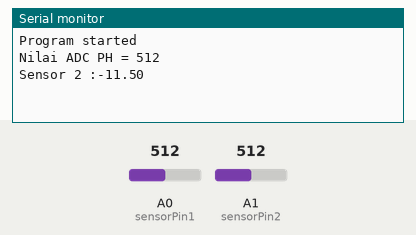
This sketch was run on a simulated Arduino Uno, built with avr-gcc and run on an emulated ATmega328P. Shown: the last lines printed to the serial monitor. Inputs (shaded band) come from the test bench; at power-on: A1 (sensorPin2) = 512, A0 (sensorPin1) = 512.

Above: at 15.8 s.
15.9 s: A1 (sensorPin2) set to 716
At 21.1 s:
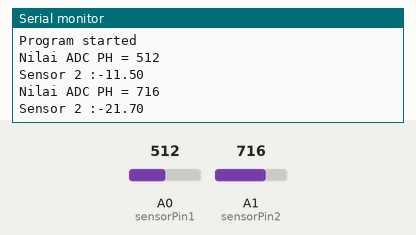
27.1 s: A1 (sensorPin2) set to 900
At 36.2 s:
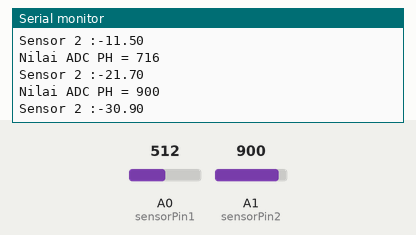

Measured:
- after the input at 15.9 s, the serial monitor: prints a new line after 4.1 s (image 1)
- after the input at 27.1 s, the serial monitor: prints a new line after 8.0 s (image 2)

The sketch:

Node_Sensor_1.ino
```cpp
#include <SoftwareSerial.h>
#include <ArduinoJson.h>

//Initialise Arduino to NodeMCU (2=Rx & 3=Tx)
//SoftwareSerial nodemcu(2, 3); // Menggunakan pin 2 dan pin 3 pada arduino
SoftwareSerial nodemcu(2, 3);

//Kelembaban Tanah
const int dry = 688;   //Nilai analog sensor di udara 987
const int wet = 78;
int sensorValue11;
int sensorValue ;
int sensorPin1 = A0;
int sensorValue1;

//Ph Tanah
int sensorPin2 = A1;
int analogph;
float sensorValue2 = 0;

void setup()
{
  Serial.begin(9600);
  nodemcu.begin(9600);
//  delay(1000);
  Serial.println("Program started");
//  pinMode(7,OUTPUT);
//  Serial.begin(9600);
 }

void loop() {

  const size_t capacity = JSON_OBJECT_SIZE(5);
  DynamicJsonBuffer jsonBuffer(capacity);

//  StaticJsonBuffer<1000> jsonBuffer; //Mengambil data
  JsonObject& data = jsonBuffer.createObject(); //Memisahkan data

  analog_func();

  //Data dari analog_func diberi nama
  data["analog1"] = sensorValue1;
  data["analog2"] = sensorValue2;
//  data["analog3"] = sensor_ph;

  //Send data to NodeMCU
  data.printTo(nodemcu);
  jsonBuffer.clear();
}

//Pembacaan hasil sensor yang digunakan
void analog_func() {
  //Kelembaban Tanah

  sensorValue = analogRead(sensorPin1);
  sensorValue11 = map(sensorValue, dry,wet, 10, 100);
  sensorValue1 = sensorValue11 + 1,03;
  sensorValue1 = constrain(sensorValue1, 10, 100);

  delay(5000);
//  Serial.print("Nilai ADC :");
//  Serial.println(sensorValue);
//  Serial.print("Sensor 1 :");
//  Serial.println(sensorValue1);
//

  //Ph Tanah
  analogph = analogRead(sensorPin2 );
  sensorValue2 = ((-0.05)*analogph)+ (14.1);

//  sensorValue2 = 5;
//  digitalWrite(7,HIGH);
//  delay(5000);
  Serial.print("Nilai ADC PH = ");
  Serial.println(analogph);
//  Serial.println("on");
  Serial.print("Sensor 2 :");
  Serial.println(sensorValue2);
//  digitalWrite(7,LOW);
//  Serial.println("off");
  delay(10000);

}
```
